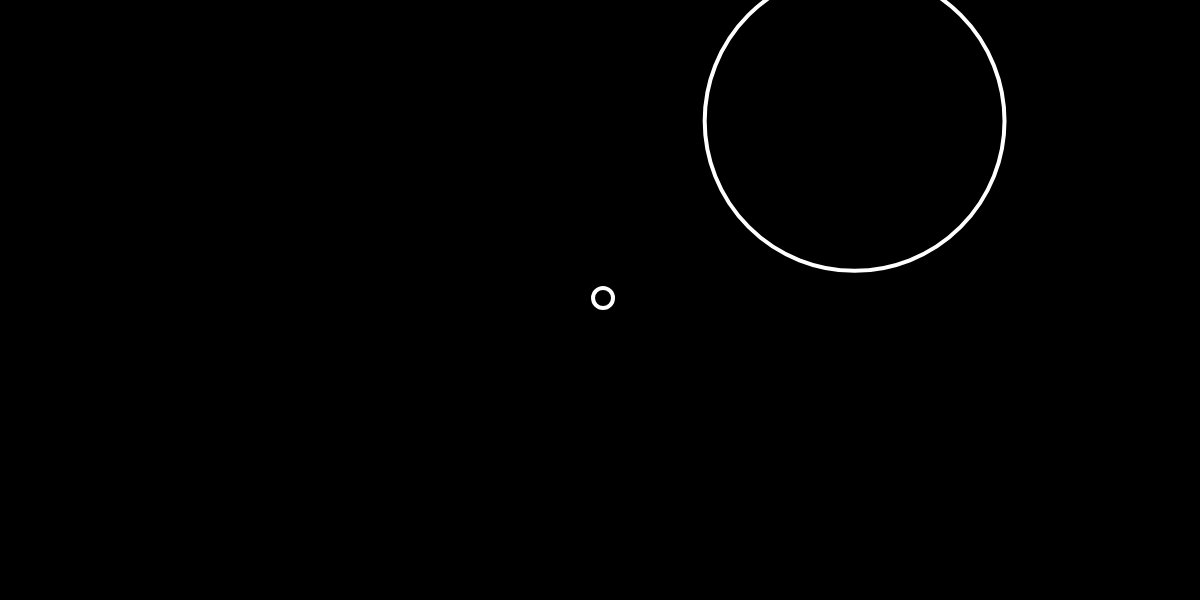
Frame 1 (no input)
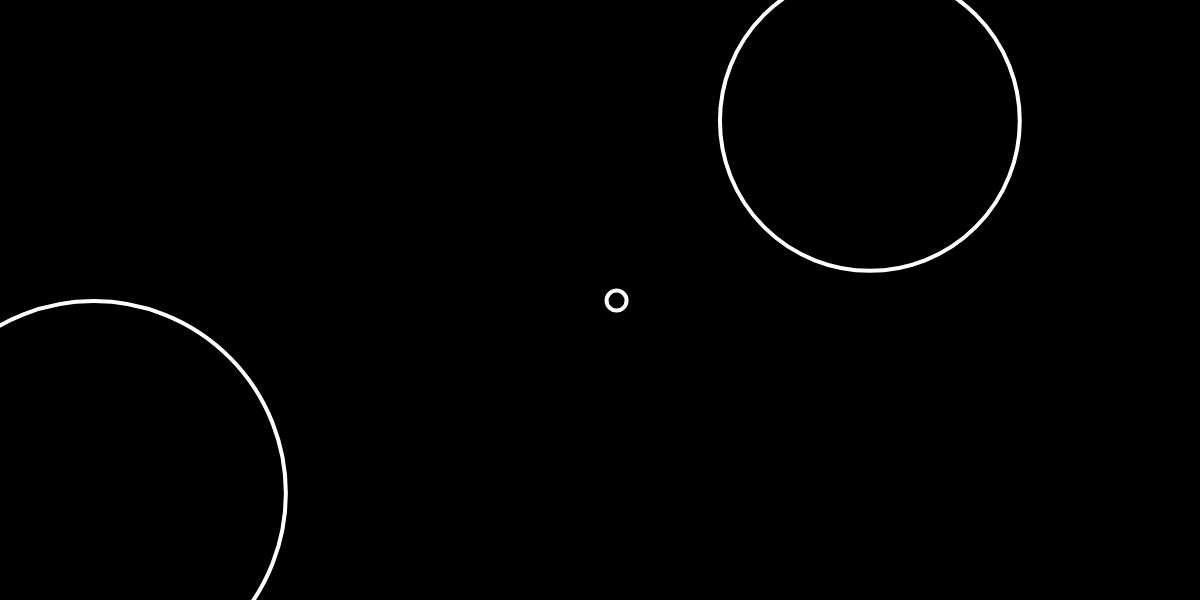
Frame 60 (no input)
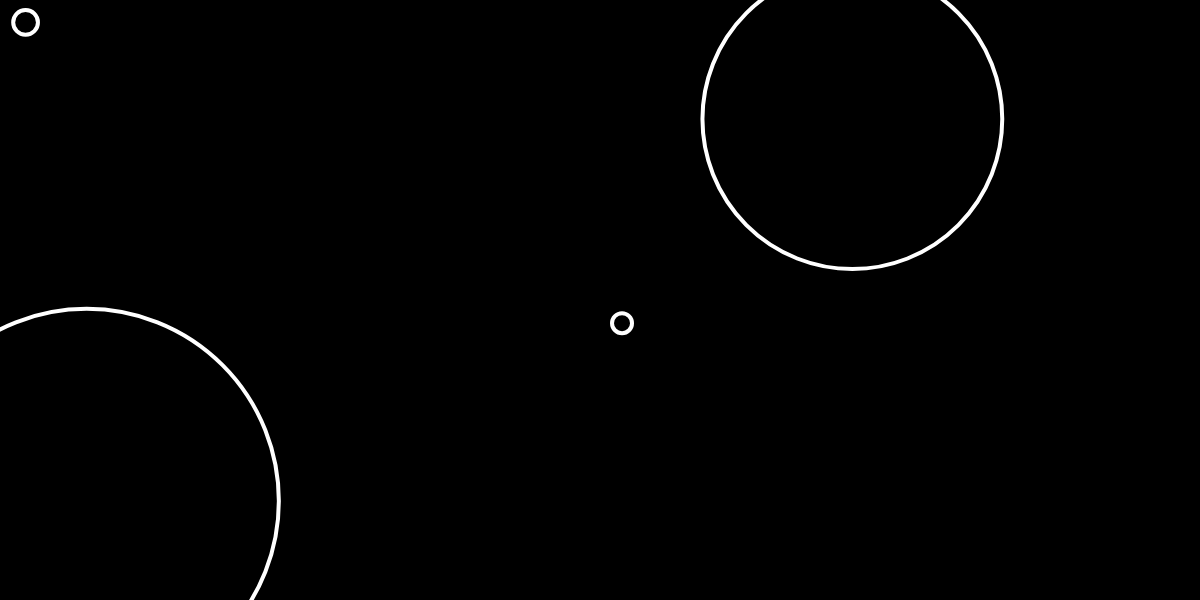
Frame 120 (the mouse pressed at the canvas centre since frame 60)

The p5.js sketch that drew these frames (run headless with seeded random() and noise() and a simulated clock; from frame 60 on, the mouse is pressed at the canvas centre):

// p5.js sketch
// ── sketch.js

let bubbles = [];

function setup() {
    createCanvas(windowWidth, 600);
    let b = new Bubble(width/2, height/2, 10);
    bubbles.push(b);
    bubbleTimer();
}

function draw() {
    background(0);
    for (let i = 0; i < bubbles.length; i++) {
        bubbles[i].move();
        bubbles[i].show();
    }
}

function bubbleTimer() {
    let b = new Bubble(random(width), random(height), random(200));
    bubbles.push(b);
    // this has the effect of calling itself every x-milliseconds
    setTimeout(bubbleTimer, random(2000));
}



///////////////////////////////////////////////////
// Bubble Class
///////////////////////////////////////////////////
class Bubble {
    constructor(x, y, r) {
        this.x = x;
        this.y = y;
        this.r = r;
    }

    move() {
        this.x = this.x + random(-5, 5);
        this.y = this.y + random(-5, 5);
    }

    show() {
        stroke(255);
        strokeWeight(4);
        noFill();
        ellipse(this.x, this.y, this.r * 2);
    }
}
